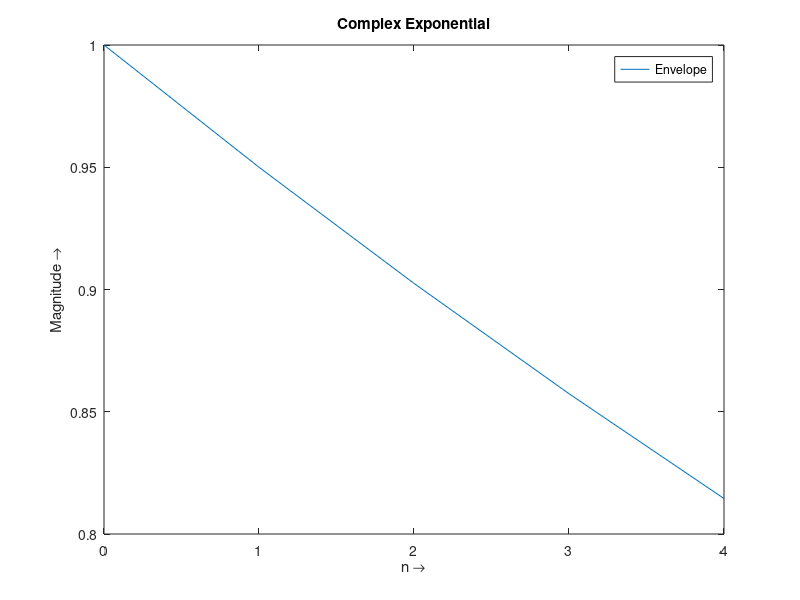

This figure's MATLAB source:

N = input("Introduza um tamanho para o vetor de números (N > 30): ");
#printf("O valor é: %d\n", N);
n = [0:N-1];
alpha = .95*exp(j*pi/3);
h = alpha.^n;

plot(n, abs(h));
xlabel('n \rightarrow');
ylabel('Magnitude \rightarrow');
legend("Envelope");
title("Complex Exponential");
pause;

